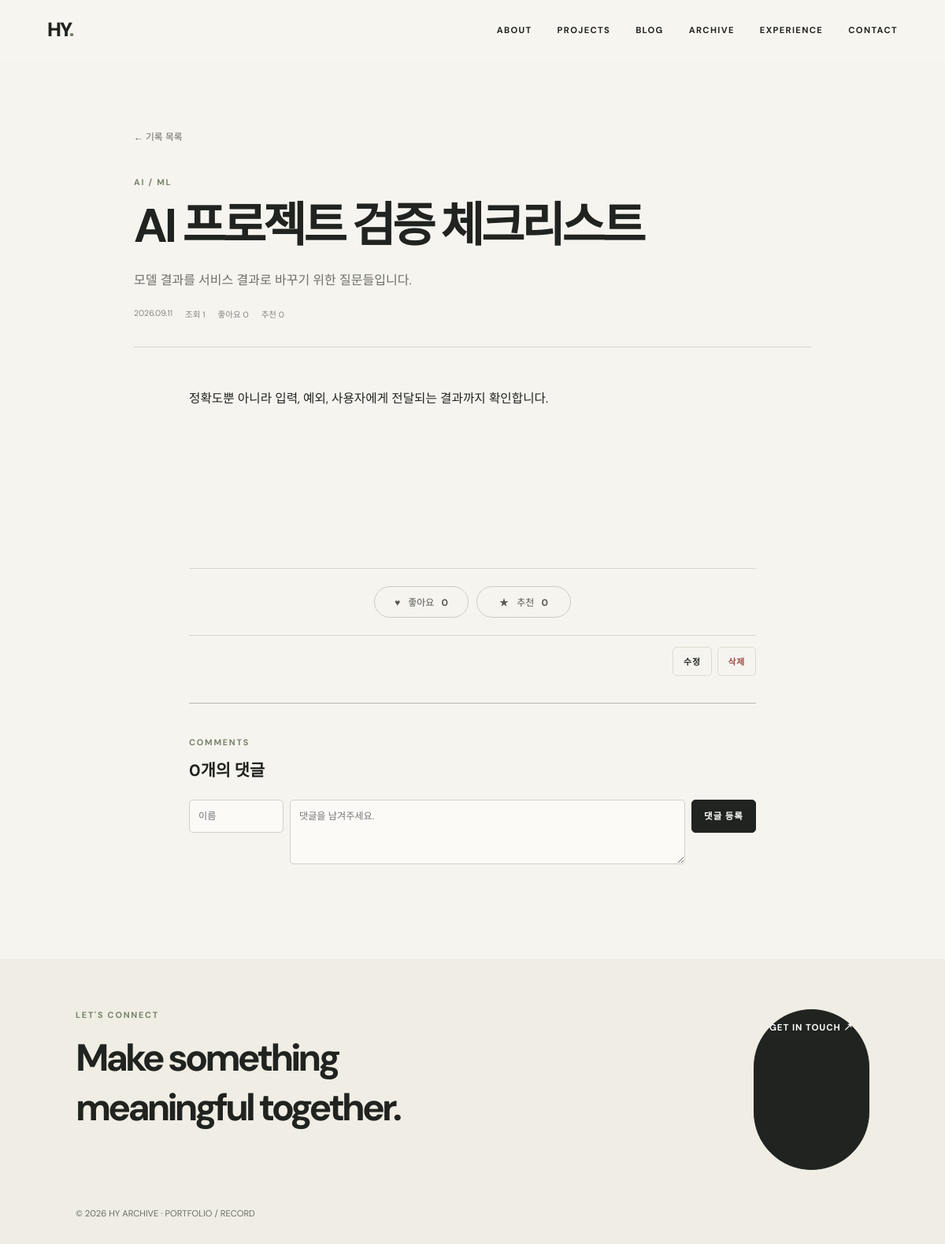
Page /records/2 on the committed database.
### models.py (models this page shows)
class TimestampMixin:
    created_at = db.Column(db.DateTime, default=datetime.utcnow)
    updated_at = db.Column(db.DateTime, default=datetime.utcnow, onupdate=datetime.utcnow)

class Archive(TimestampMixin, db.Model):
    id = db.Column(db.Integer, primary_key=True)
    title = db.Column(db.String(200), nullable=False)
    category = db.Column(db.String(80), nullable=False)
    summary = db.Column(db.Text)
    content = db.Column(db.Text)
    content_type = db.Column(db.String(40), default="archive", nullable=False)
    tags = db.Column(db.String(400))
    thumbnail = db.Column(db.String(400))
    source_type = db.Column(db.String(80))
    source_url = db.Column(db.String(400))
    is_featured = db.Column(db.Boolean, default=False, nullable=False)
    is_pinned = db.Column(db.Boolean, default=False, nullable=False)
    view_count = db.Column(db.Integer, default=0, nullable=False)
    like_count = db.Column(db.Integer, default=0, nullable=False)
    recommendation_count = db.Column(db.Integer, default=0, nullable=False)
    comments = db.relationship("RecordComment", backref="record", cascade="all, delete-orphan", lazy=True)

### app.py (the view)
@app.route("/records/<int:record_id>")
def record_detail(record_id):
    record = Archive.query.get_or_404(record_id)
    record.view_count += 1; db.session.commit()
    rendered_content = markdown.markdown(record.content or "", extensions=["extra", "fenced_code", "tables"])
    return render_template("records/detail.html", record=record, rendered_content=rendered_content, back_url=url_for("records"), back_label="기록 목록")

### app.py (called while the page is built)
@app.context_processor
def globals_for_templates():
    return {"profile": Profile.query.first(), "project_count": Project.query.count(), "archive_count": Archive.query.filter_by(content_type="archive").count(), "skill_count": Skill.query.count(), "blog_categories": BLOG_CATEGORIES, "archive_categories": ARCHIVE_CATEGORIES}

@app.before_request
def protect_admin():
    if request.path.startswith("/admin") and request.endpoint != "admin_login" and not session.get("admin"): return redirect(url_for("admin_login"))

### templates/records/detail.html (shortened to what this page needs)
{% extends 'base.html' %}
{% block body_class %}records-page record-detail-page{% endblock %}
{% block head %}<link rel="stylesheet" href="{{ url_for('static', filename='css/records.css') }}">{% endblock %}
{% block content %}
<main class="record-detail">
  <a class="record-back" href="{{ back_url|default(url_for('records')) }}">← {{ back_label|default('기록 목록') }}</a>
  <header class="record-hero">
    <p class="eyebrow">{{ record.category }}{% if record.is_featured %} · FEATURED{% endif %}</p>
    <h1>{{ record.title }}</h1>
    {% if record.summary %}<p class="record-lead">{{ record.summary }}</p>{% endif %}
    <div class="record-meta"><time>{{ record.created_at.strftime('%Y.%m.%d') }}</time><span>조회 {{ record.view_count }}</span><span>좋아요 {{ record.like_count }}</span><span>추천 {{ record.recommendation_count }}</span></div>
  </header>
  <article class="record-content markdown-body">{{ rendered_content|safe }}</article>
  <section class="engagement-bar" aria-label="기록 반응">
    <form method="post" action="{{ url_for('like_record', record_id=record.id) }}"><button class="engagement-button{% if record.id in session.get('liked_records', []) %} active{% endif %}" type="submit"><span>♥</span> 좋아요 <b>{{ record.like_count }}</b></button></form>
    <form method="post" action="{{ url_for('recommend_record', record_id=record.id) }}"><button class="engagement-button{% if record.id in session.get('recommended_records', []) %} active{% endif %}" type="submit"><span>★</span> 추천 <b>{{ record.recommendation_count }}</b></button></form>
  </section>
  <div class="record-manage">
    <a class="button" href="{{ url_for('edit_record', record_id=record.id) }}">수정</a>
    <form method="post" action="{{ url_for('delete_record', record_id=record.id) }}" onsubmit="return confirm('이 기록을 삭제할까요? 삭제 후에는 복구할 수 없습니다.');"><button class="button danger" type="submit">삭제</button></form>
  </div>
  <section id="comments" class="comments">
    <p class="eyebrow">COMMENTS</p><h2>{{ record.comments|length }}개의 댓글</h2>
    <form method="post" action="{{ url_for('add_comment', record_id=record.id) }}" class="comment-form"><input name="author" placeholder="이름"><textarea name="content" rows="4" required placeholder="댓글을 남겨주세요."></textarea><button class="button dark" type="submit">댓글 등록</button></form>
  </section>
</main>
{% endblock %}

### static/css/style.css (style rules this page uses)
:root { --bg:#f7f5ef;--surface:#fff;--soft:#efede4;--text:#20231f;--muted:#696d64;--olive:#778267;--dark:#606c54;--border:#dddccf }
* { box-sizing:border-box }
html { scroll-behavior:smooth }
body { margin:0;background:var(--bg);color:var(--text);font-family:'DM Sans','Noto Sans KR',sans-serif }
a { color:inherit;text-decoration:none }
.eyebrow { color:var(--olive);font-size:.68rem;font-weight:700;letter-spacing:.16em;margin:0 0 1rem;text-transform:uppercase }
.button { display:inline-flex;padding:.85rem 1.2rem;border:1px solid var(--border);border-radius:999px;font:inherit;font-size:.72rem;font-weight:700;letter-spacing:.08em;background:transparent;cursor:pointer }
.button.dark { background:var(--text);color:#fff;border-color:var(--text) }

### static/css/records.css (style rules this page uses)
.records-page { background:#f6f4ef }
.records-index,.record-detail { width:min(100% - 48px,1120px);margin:0 auto;padding:86px 0 120px }
.record-detail { max-width:860px }
.record-back { display:inline-block;margin-bottom:42px;color:#696c65;font-size:.74rem }
.record-hero { padding-bottom:34px;border-bottom:1px solid #d4d1c9 }
.record-hero .eyebrow { margin-bottom:16px }
.record-hero h1 { max-width:780px;margin:0;font-size:clamp(2.3rem,5vw,4.2rem);line-height:1.1;letter-spacing:-.065em;word-break:keep-all }
.record-lead { max-width:680px;margin:22px 0;color:#6d7069;font-size:1rem;line-height:1.7 }
.record-meta { display:flex;gap:16px;color:#858780;font-size:.66rem }
.record-content { max-width:720px;margin:50px auto;min-height:180px;font-size:.98rem;line-height:1.9 }
.engagement-bar { max-width:720px;margin:0 auto;padding:22px 0;display:flex;justify-content:center;gap:10px;border-top:1px solid #d8d5cd;border-bottom:1px solid #d8d5cd }
.engagement-button { min-width:120px;padding:10px 14px;border:1px solid #cecbc3;border-radius:999px;background:transparent;color:#565952;font:inherit;font-size:.75rem;cursor:pointer }
.engagement-button span { margin-right:7px }
.engagement-button b { margin-left:6px }
.record-manage { max-width:720px;margin:14px auto 34px;display:flex;justify-content:flex-end;gap:7px }
.record-manage form { margin:0 }
.record-manage .button { border-radius:5px;padding:.58rem .8rem;font-size:.68rem }
.record-manage .danger { color:#9a4c45 }
.comments { max-width:720px;margin:0 auto;padding-top:42px;border-top:1px solid #bbb8b0 }
.comments .eyebrow { margin-bottom:12px }
.comments h2 { margin:0 0 24px;font-size:1.3rem }
.comment-form { display:grid;grid-template-columns:120px 1fr auto;gap:8px;align-items:start;margin-top:24px }
.comment-form input,.comment-form textarea { width:100%;padding:10px 11px;border:1px solid #d2cfc7;border-radius:5px;background:#fbfaf7;font:inherit;font-size:.76rem;resize:vertical }
.comment-form input { height:42px }
.comment-form textarea { height:82px;min-height:82px }
.comment-form .button { height:42px;align-self:start;border-radius:5px;white-space:nowrap;padding:.7rem .95rem }

### rows in the picture
Archive: category "AI / ML", title "AI 프로젝트 검증 체크리스트", summary "모델 결과를 서비스 결과로 바꾸기 위한 질문들입니다.", created_at "2026.09.11", view_count "1", like_count "0", recommendation_count "0", content "정확도뿐 아니라 입력, 예외, 사용자에게 전달되는 결과까지 확인합니다."

### other values in the picture
{{ back_label|default('기록 목록') }} "기록 목록"
{{ record.comments|length }} "0"
